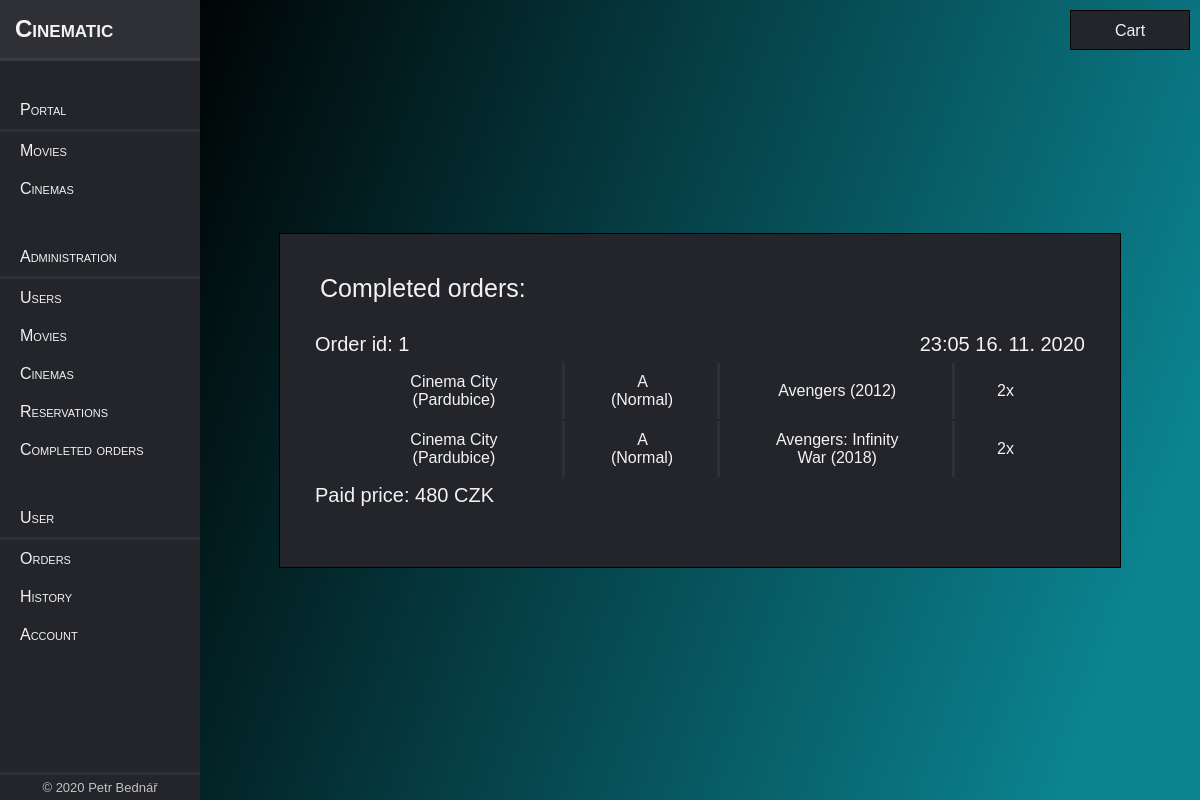
The app's page /history.php (signed in) with its own data.
### tables this page shows
CREATE TABLE `completed_orders` (
  `id` int(11) NOT NULL,
  `created` datetime NOT NULL,
  `completed` datetime NOT NULL DEFAULT current_timestamp(),
  `user_id` int(11) NOT NULL
);

CREATE TABLE `completed_reservations` (
  `id` int(11) NOT NULL,
  `price` int(11) NOT NULL,
  `completed_order_id` int(11) NOT NULL,
  `program_entry_id` int(11) NOT NULL
);

CREATE TABLE `cinemas` (
  `id` int(11) NOT NULL,
  `title` varchar(64) NOT NULL,
  `city` varchar(64) DEFAULT NULL,
  `address` varchar(255) DEFAULT NULL,
  `cover_url` text DEFAULT NULL
);

CREATE TABLE `halls` (
  `id` int(11) NOT NULL,
  `uid` varchar(32) NOT NULL,
  `type` varchar(32) DEFAULT NULL,
  `cinema_id` int(11) NOT NULL
);

CREATE TABLE `movies` (
  `id` int(11) NOT NULL,
  `title` varchar(64) NOT NULL,
  `year` int(11) NOT NULL,
  `duration` int(11) NOT NULL,
  `description` text DEFAULT NULL,
  `cover_url` text DEFAULT NULL
);

### includes/classes/Database.php (called while the page is built, shortened)
<?php
class Database {
    private $pdo;
    protected function connect() {
        if ($this->pdo != null) {
            return $this->pdo;
        }
        $this->hostname = "localhost";
        $this->username = "root";
        $this->password = "";
        $this->dbname = "cinema-management-db";
        $this->charset = "utf8mb4";
        try {
            $dsn = "mysql:host=$this->hostname;dbname=$this->dbname;charset=$this->charset";
            $pdo = new PDO($dsn, $this->username, $this->password);
            $pdo->setAttribute(PDO::ATTR_ERRMODE, PDO::ERRMODE_EXCEPTION);
            $pdo->setAttribute(PDO::ATTR_EMULATE_PREPARES, false);
            $this->pdo = $pdo;
            return $this->pdo;
        } catch (PDOException $e) {
            echo "Connection failed: " . $e->getMessage();
        }
    }
}

### includes/classes/DatabaseManager.php (called while the page is built, shortened)
<?php
final class DatabaseManager extends Database {
    public function getCinema($id) {
        $stmt = $this->connect()->prepare("SELECT * FROM cinemas WHERE id = ?");
        $stmt->execute([$id]);
        if ($stmt->rowCount()) {
            while ($row = $stmt->fetch()) {
                return new Cinema($row['id'], $row['title'], $row['city'], $row['address'], $row['cover_url']);
            }
        }
        throw new NO_DATA_FOUND_EXCEPTION;
    }
    public function getProgramEntry($id) {
        $stmt = $this->connect()->prepare("SELECT `program_entries`.`id`, `start`, `price`, `movie_id`, `hall_id`, `uid`, `type`, `cinema_id`, `title`, `year`, `duration` FROM `program_entries` INNER JOIN `movies` ON `movie_id` = `movies`.`id` INNER JOIN `halls` ON `hall_id` = `halls`.`id` WHERE `program_entries`.`id` = ?");
        $stmt->execute([$id]);
        if ($stmt->rowCount()) {
            while ($row = $stmt->fetch()) {
                return new ProgramEntry($row['id'], $row['start'], $row['price'], new Movie($row['movie_id'], $row['title'], $row['year'], $row['duration'], "", ""), new Hall($row['hall_id'], $row['uid'], $row['type'], $row['cinema_id']));
            }
        }
        throw new NO_DATA_FOUND_EXCEPTION;
    }
    public function getCompletedOrdersOfUser($userId) {
        $stmt = $this->connect()->prepare("SELECT * FROM completed_orders WHERE user_id = ? ORDER BY completed DESC");
        $stmt->execute([$userId]);
        if ($stmt->rowCount()) {
            $res = array();
            while ($row = $stmt->fetch()) {
                array_push($res, new CompletedOrder($row['id'], $row['created'], $row['completed'], $row['user_id']));
            }
            return $res;
        }
        throw new NO_DATA_FOUND_EXCEPTION;
    }
    public function getReservationsOfCompletedOrder($id) {
        $stmt = $this->connect()->prepare("SELECT completed_reservations.id, completed_reservations.price, completed_reservations.program_entry_id, COUNT(confirmed_seats.seat_id) AS count_seats FROM completed_reservations JOIN confirmed_seats ON completed_reservations.id = confirmed_seats.completed_reservation_id WHERE completed_reservations.completed_order_id = ? GROUP BY completed_reservations.id");
        $stmt->execute([$id]);
        if ($stmt->rowCount()) {
            $res = array();
            while ($row = $stmt->fetch()) {
                array_push($res, new CompletedReservation($row['id'], $row['price'], $row['program_entry_id'], $row['count_seats']));
            }
            return $res;
        }
        throw new NO_DATA_FOUND_EXCEPTION;
    }
}

### includes/classes/CompletedOrder.php (called while the page is built, shortened)
<?php
class CompletedOrder {
    public function __construct($id, $created, $completed, $userId) {
        $this->id = $id;
        $this->created = $created;
    }
}

### includes/classes/CompletedReservation.php (called while the page is built, shortened)
<?php
class CompletedReservation {
    public function __construct($id, $price, $programEntryId, $seats) {
        $this->programEntryId = $programEntryId;
        $this->seats = $seats;
    }
}

### includes/classes/ProgramEntry.php (called while the page is built, shortened)
<?php
class ProgramEntry {
    public function __construct($id, $start, $price, $movie, $hall) {
        $this->id = $id;
        $this->price = $price;
        $this->movie = $movie;
        $this->hall = $hall;
    }
}

### includes/classes/Hall.php (called while the page is built, shortened)
<?php
class Hall {
    public function __construct($id, $uid, $type, $cinemaId) {
        $this->id = $id;
        $this->uid = $uid;
        $this->type = $type;
        $this->cinemaId = $cinemaId;
    }
}

### includes/classes/Cinema.php (called while the page is built, shortened)
<?php
class Cinema {
    public function __construct($id, $title, $city, $address, $coverUrl) {
        $this->id = $id;
        $this->title = $title;
        $this->city = $city;
    }
}

### includes/classes/Movie.php (called while the page is built, shortened)
<?php
class Movie {
    public function __construct($id, $title, $year, $duration, $description, $coverUrl) {
        $this->id = $id;
        $this->title = $title;
        $this->year = $year;
    }
}

### includes/components/history.php (the view, shortened to what this page needs)
<?php
include_once 'includes/classes/Database.php';
include_once 'includes/classes/DatabaseManager.php';
include_once 'includes/classes/Cinema.php';
include_once 'includes/classes/Hall.php';
include_once 'includes/classes/ProgramEntry.php';
include_once 'includes/classes/CompletedReservation.php';
include_once 'includes/classes/CompletedOrder.php';
$dbm = new DatabaseManager;
if (!empty($_SESSION['user'])) {
    $user = unserialize($_SESSION['user']);
    try {
        $orders = $dbm->getCompletedOrdersOfUser($user->id);
    } catch (NO_DATA_FOUND_EXCEPTION $e) {
        $orders = null;
    }
    ?>
    <div class="orders-container">
        <div class="orders-box">
            <div>Completed orders:  <?= $orders == null ? "&nbsp;&nbsp;&nbsp;No orders" : ""; ?></div>
            <div class="orders-list">
                <?php
                if ($orders != null) {
                    foreach ($orders as $order) {
                        try {
                            $reservations = $dbm->getReservationsOfCompletedOrder($order->id);
                        } catch (NO_DATA_FOUND_EXCEPTION $e) {
                            $reservations = null;
                        }
                        if ($reservations != null) {
                            $sumPrice = 0;
                            $date = DateTime::createFromFormat("Y-m-d H:i:s", $order->created);
                            ?>
                            <div class="orders-item">
                                <div>
                                    <div>Order id: <?= $order->id; ?></div>
                                    <div><?= $date->format("H:i d. m. Y"); ?></div>
                                </div>
                                <table>
                                    <?php
                                    foreach ($reservations as $reservation) {
                                        try {
                                            $programEntry = $dbm->getProgramEntry($reservation->programEntryId);
                                        } catch (NO_DATA_FOUND_EXCEPTION $e) {
                                            $programEntry = null;
                                        }
                                        if ($programEntry != null) {
                                            try {
                                                $cinema = $dbm->getCinema($programEntry->hall->cinemaId);
                                            } catch (NO_DATA_FOUND_EXCEPTION $e) {
                                                $cinema = null;
                                            }
                                            if ($cinema != null) {
                                                $sumPrice += $reservation->seats * $programEntry->price;
                                                ?>
                                                <tr>
                                                    <td>
                                                        <span onclick="window.open('cinema.php?id=<?= $cinema->id; ?>', '_self')"><?= $cinema->title . " (" . $cinema->city . ")"; ?></span>
                                                    </td>
                                                    <td>
                                                        <span onclick="window.open('hall.php?id=<?= $programEntry->hall->id; ?>', '_self')"><?= $programEntry->hall->uid . " (" . $programEntry->hall->type . ")"; ?></span>
                                                    </td>
                                                    <td>
                                                        <span onclick="window.open('movie.php?id=<?= $programEntry->movie->id; ?>', '_self')"><?= $programEntry->movie->title . " (" . $programEntry->movie->year . ")"; ?></span>
                                                    </td>
                                                    <td>
                                                        <span onclick="window.open('reservation.php?programEntry=<?= $programEntry->id; ?>', '_self')"><?= $reservation->seats . "x"; ?></span>
                                                    </td>
                                                </tr>
                                                <?php
                                            }
                                        }
                                    }
                                    ?>
                                </table>
                                <div>
                                    <div>
                                        Paid price: <?= $sumPrice; ?> CZK
                                    </div>
                                </div>
                            </div>
                            <?php
                        }
                    }
                }
                ?>
            </div>
        </div>
    </div>
    <?php
} else {
    header('Location: ./');
}
?>

### css/style.css (style rules this page uses)
body { margin: 0; padding: 0; width: 100%; height: 100vh; background-repeat: no-repeat; background-attachment: fixed; background-image: linear-gradient( 109.6deg, rgba(0,0,0,1) 11.2%, rgba(11,132,145,1) 91.1% ); color: #f3f3f3; font-family: Arial, Helvetica, sans-serif; }
.orders-container { padding: 0; margin: 0; display: flex; align-items: center; justify-content: center; width: calc(100% - 200px); height: 100%; margin-left: 200px; }
.orders-box { width: 80%; padding: 20px; border: 1px solid black; text-align: center; background-color: #24252A; }
.orders-box > div:nth-of-type(1) { font-size: 25px; text-align: left; padding: 20px; }
.orders-item { margin-bottom: 30px; padding: 5px; }
.orders-item > div:nth-child(1) { display: flex; font-size: 20px; }
.orders-item > div:nth-child(1) > div:nth-child(1) { width: 50%; text-align: left; padding: 5px 10px; }
.orders-item > div:nth-child(1) > div:nth-child(2) { width: 50%; text-align: right; padding: 5px 10px; }
.orders-item > div:nth-of-type(2) { width: 100%; display: flex; align-items: flex-end; text-align: right; }
.orders-item > div:nth-of-type(2) div:nth-child(1) { padding: 5px 10px; font-size: 20px; }
.orders-box table { width: 80%; margin: auto; }
.orders-box table td { padding: 10px 0px; }
.orders-box table td:nth-of-type(1) { padding-right: 40px; border-right: 3px solid rgba(255, 255, 255, 0.05); }
.orders-box table td:nth-of-type(2) { padding: 0px 40px; border-right: 3px solid rgba(255, 255, 255, 0.05); }
.orders-box table td:nth-of-type(3) { padding: 0px 40px; border-right: 3px solid rgba(255, 255, 255, 0.05); }
.orders-box table td:nth-of-type(4) { padding-left: 40px; }

### records on screen
completed_orders: id "1", created "23:05 16. 11. 2020", sumPrice "480"
completed_reservations: cinemas.title "Cinema City", cinemas.city "Pardubice", halls.uid "A", halls.type "Normal", movies.title "Avengers", movies.year "2012", seats "2"
completed_reservations: cinemas.title "Cinema City", cinemas.city "Pardubice", halls.uid "A", halls.type "Normal", movies.title "Avengers: Infinity War", movies.year "2018", seats "2"
